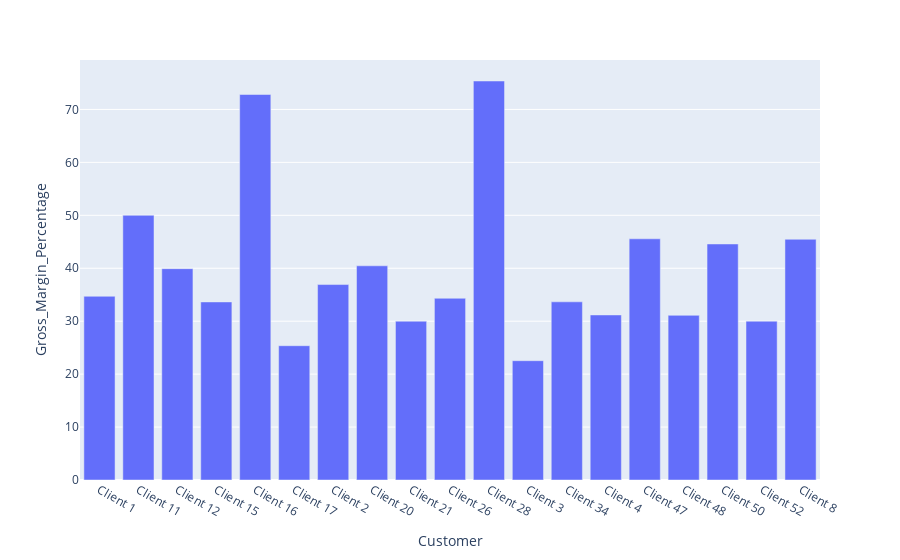

Source (notebook cell):
### Code cell
import plotly.express as px

fig_customer_margin = px.bar(gross_margin_by_customer, x='Customer', y='Gross_Margin_Percentage')
fig_customer_margin.show()

### Figure 1 — Plotly figure (JSON) as saved in the notebook; plotly's stock layout.template omitted (floating-point values rounded to 4 significant figures)
{"data": [{"alignmentgroup": "True", "hovertemplate": "Customer=%{x}<br>Gross_Margin_Percentage=%{y}<extra></extra>", "legendgroup": "", "marker": {"color": "#636efa", "pattern": {"shape": ""}}, "name": "", "offsetgroup": "", "orientation": "v", "showlegend": false, "textposition": "auto", "type": "bar", "x": ["Client 1", "Client 11 ", "Client 12 ", "Client 15 ", "Client 16 ", "Client 17 ", "Client 2", "Client 20 ", "Client 21 ", "Client 26 ", "Client 28 ", "Client 3 ", "Client 34 ", "Client 4 ", "Client 47 ", "Client 48 ", "Client 50 ", "Client 52 ", "Client 8 "], "xaxis": "x", "y": [34.7, 50, 39.92, 33.64, 72.82, 25.37, 36.92, 40.46, 30, 34.33, 75.37, 22.54, 33.66, 31.18, 45.56, 31.11, 44.59, 30.0, 45.47], "yaxis": "y"}], "layout": {"barmode": "relative", "legend": {"tracegroupgap": 0}, "margin": {"t": 60}, "xaxis": {"anchor": "y", "domain": [0, 1], "title": {"text": "Customer"}}, "yaxis": {"anchor": "x", "domain": [0, 1], "title": {"text": "Gross_Margin_Percentage"}}}}
